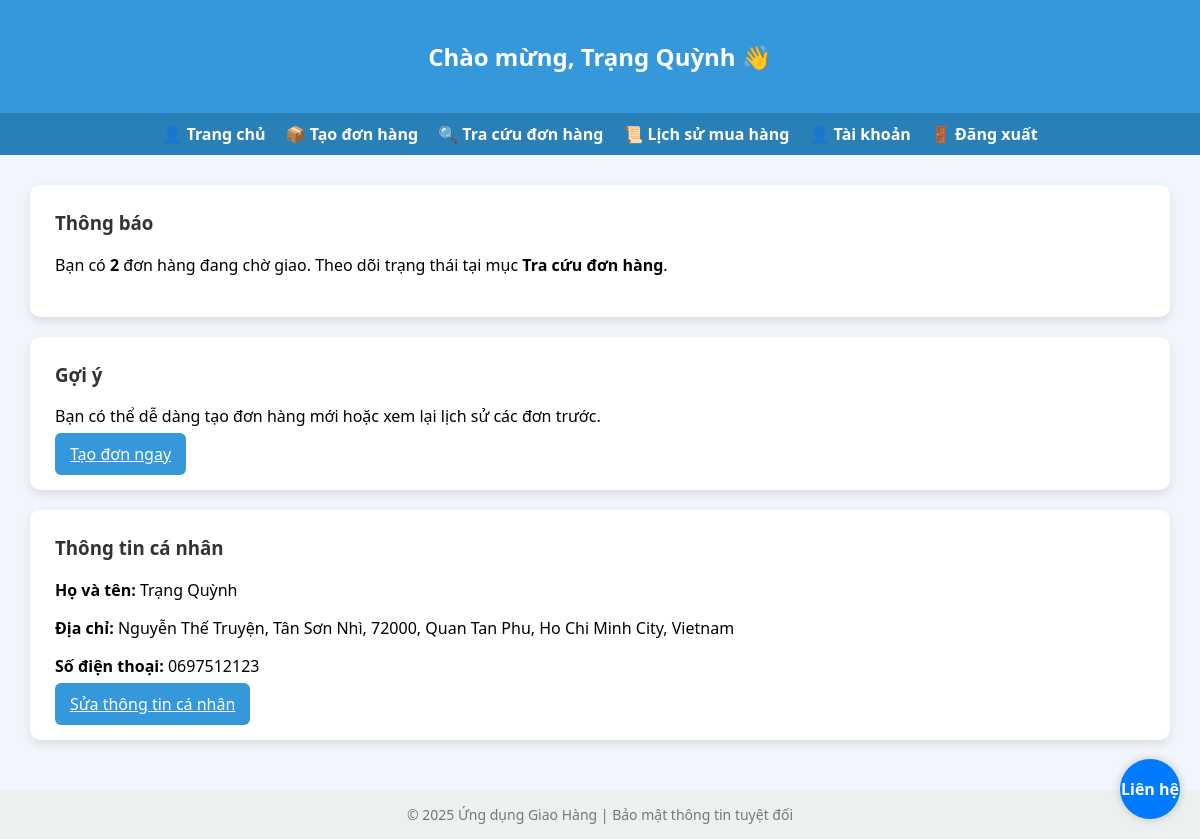
Screenshot of /customer_home.php with the database file from the repository.
### tables this page shows
CREATE TABLE `khachhang` (
  `makh` int(11) NOT NULL,
  `tenkh` varchar(50) NOT NULL,
  `sdt` varchar(15) NOT NULL,
  `diachi` text NOT NULL,
  `hinhanh` varchar(20) NOT NULL,
  `matk` int(11) NOT NULL
);

### model/m_dangnhap.php (called while the page is built, shortened)
<?php
    include_once("ketnoi.php");
    class M_dangnhap{
        public function lay1kh($matk = null){
            $p = new Ketnoi();
            $con = $p->ketnoi();
            $con->set_charset("utf8");
            if($con){
                if ($matk !== null) {
                    $sql = "SELECT * FROM khachhang kh inner join taikhoan tk on kh.matk=tk.matk WHERE kh.matk = ?";
                    $stmt = $con->prepare($sql);
                    $stmt->bind_param("i", $matk);
                } else {
                    $sql = "SELECT * FROM khachhang kh inner join taikhoan tk on kh.matk=tk.matk";
                    $stmt = $con->prepare($sql);
                }
                $stmt->execute();
                $rs = $stmt->get_result();
                return $rs;
            } else {
                echo 'Lỗi kết nối';
                return false;
            }
        }
    }
?>

### control/c_dangnhap.php (called while the page is built, shortened)
<?php
    include("model/m_dangnhap.php");
    class C_dangnhap{
        public function get_lay1kh($matk = null){
            $p = new M_dangnhap();
            $con = $p->lay1kh($matk);
            if($con){
                if($con->num_rows>0)
                    return $con;
                else
                    return 0;
            }else
                return false;
        }
    }
?>

### model/ketnoi.php (called while the page is built, shortened)
<?php
    class Ketnoi{
        public function ketnoi(){
            return mysqli_connect("localhost", "root", "", "giaohang");
        }
    }
?>

### customer_home.php (the view, shortened to what this page needs)
<?php
include_once("control/c_dangnhap.php");
$p = new C_dangnhap();
$con = $p->get_lay1kh($_SESSION["tk"]);
if($con){
    $r = $con->fetch_assoc();
}else{
    echo 'Có lỗi';
}
?>
<!DOCTYPE html>
<html lang="vi">
<head>
</head>
<body>
<header>
    <h2>Chào mừng, <?= $r["tenkh"] ?> 👋</h2>
</header>
<nav>
    <a href="customer_home.php">👤 Trang chủ</a>
    <a href="customer_home.php?taodh">📦 Tạo đơn hàng</a>
    <a href="customer_home.php?tracuu">🔍 Tra cứu đơn hàng</a>
    <a href="customer_home.php?lsdh">📜 Lịch sử mua hàng</a>
    <a href="customer_home.php?thongtin">👤 Tài khoản</a>
    <a href="customer_home.php?dangxuat">🚪 Đăng xuất</a>
</nav>
<?php
    if(isset($_REQUEST["taodh"]))
        include_once("view/taodonhang/index.php");
    elseif(isset($_REQUEST["tracuu"]))
        include_once("view/tracuudonhang/index.php");
    elseif(isset($_REQUEST["madh"]))
        include_once("view/thanh_toan/payment.php");
    else{
?>
<div class="container">
    <div class="card">
        <h3>Thông báo</h3>
        <p>Bạn có <strong>2</strong> đơn hàng đang chờ giao. Theo dõi trạng thái tại mục <strong>Tra cứu đơn hàng</strong>.</p>
    </div>
    <div class="card">
        <h3>Gợi ý</h3>
        <p>Bạn có thể dễ dàng tạo đơn hàng mới hoặc xem lại lịch sử các đơn trước.</p>
        <a href="customer_home.php?taodh" class="btn">Tạo đơn ngay</a>
    </div>
    <div class="card">
        <h3>Thông tin cá nhân</h3>
        <p><strong>Họ và tên:</strong> <?= $r["tenkh"] ?></p>
        <p><strong>Địa chỉ:</strong> <?= $r["diachi"] ?></p>
        <p><strong>Số điện thoại:</strong> <?= $r["sdt"] ?></p>
        <a href="edit_account.php" class="btn">Sửa thông tin cá nhân</a>
    </div>
</div>
<?php
    }
?>
<footer>
    © 2025 Ứng dụng Giao Hàng | Bảo mật thông tin tuyệt đối
</footer>
<div id="chat-toggle" onclick="toggleChatbox()"
     style="position: fixed; bottom: 20px; right: 20px; background: #007bff; color: white; border-radius: 50%; width: 60px; height: 60px; text-align: center; line-height: 60px; font-weight: bold; cursor: pointer; box-shadow: 0 0 10px rgba(0,0,0,0.2); z-index: 1000;">
    Liên hệ
</div>
<?php include_once("view/chatbox/embed_customer.php"); ?>
</body>
</html>

### customer_home.php (style rules this page uses)
body { font-family: 'Segoe UI', sans-serif; background: #f2f6fc; margin: 0; }
header { background: #3498db; color: white; padding: 20px; text-align: center; }
nav { background: #2980b9; display: flex; justify-content: center; gap: 20px; padding: 10px 0; }
nav a { color: white; text-decoration: none; font-weight: bold; }
.container { padding: 30px; max-width: 1500px; margin: auto; }
.card { background: white; padding: 25px; margin-bottom: 20px; border-radius: 10px; box-shadow: 0 4px 10px rgba(0,0,0,0.1); }
.card h3 { margin-top: 0; color: #333; }
footer { background: #ecf0f1; text-align: center; padding: 15px; color: #777; font-size: 14px; }
.btn { background: #3498db; color: white; padding: 10px 15px; border: none; border-radius: 6px; cursor: pointer; }

### rows the page displays
khachhang: tenkh "Trạng Quỳnh", diachi "Nguyễn Thế Truyện, Tân Sơn Nhì, 72000, Quan Tan Phu, Ho Chi Minh City, Vietnam", sdt "0697512123"
